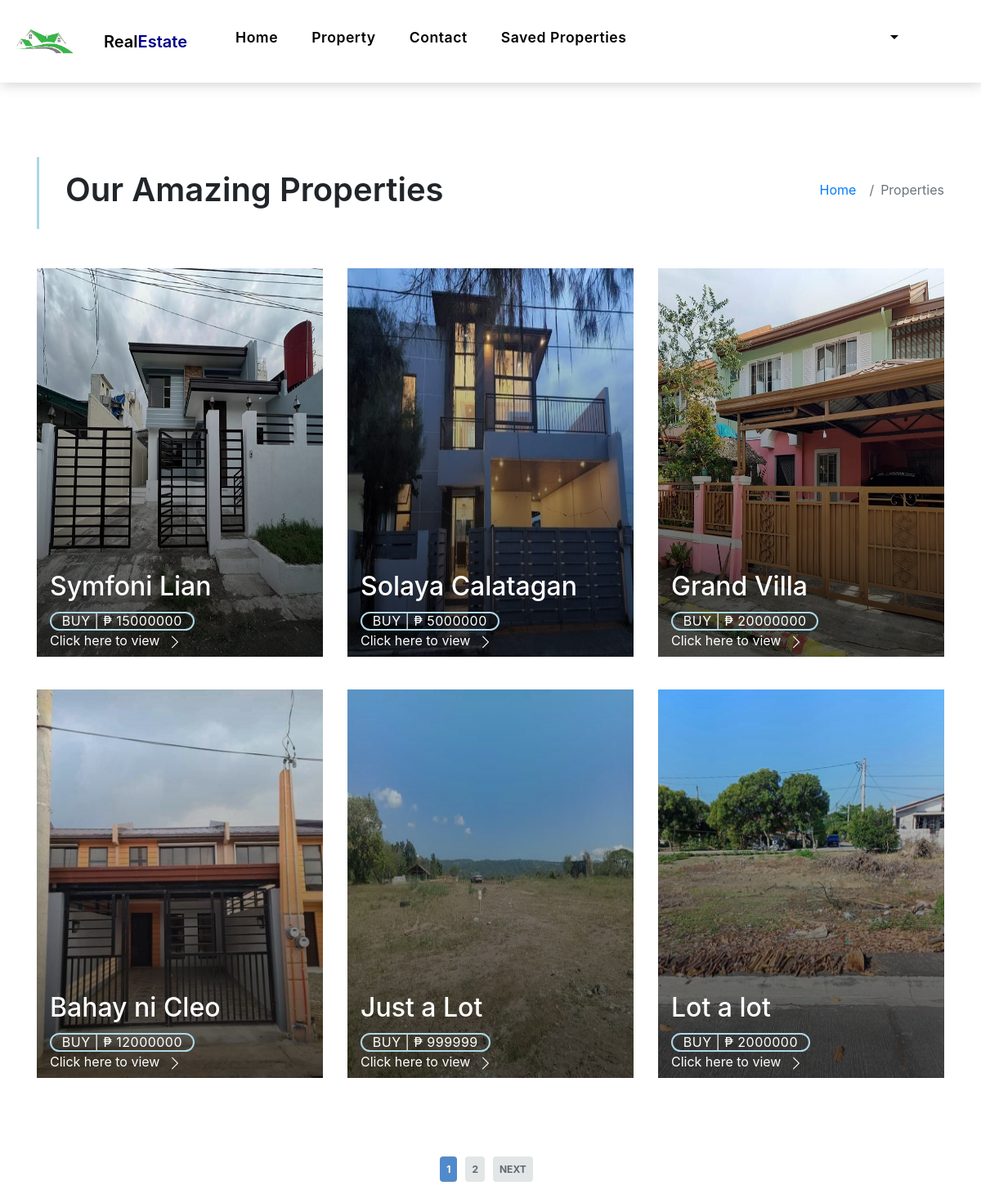
Page /Customer/property-grid.php (signed in) on the earlier database version.
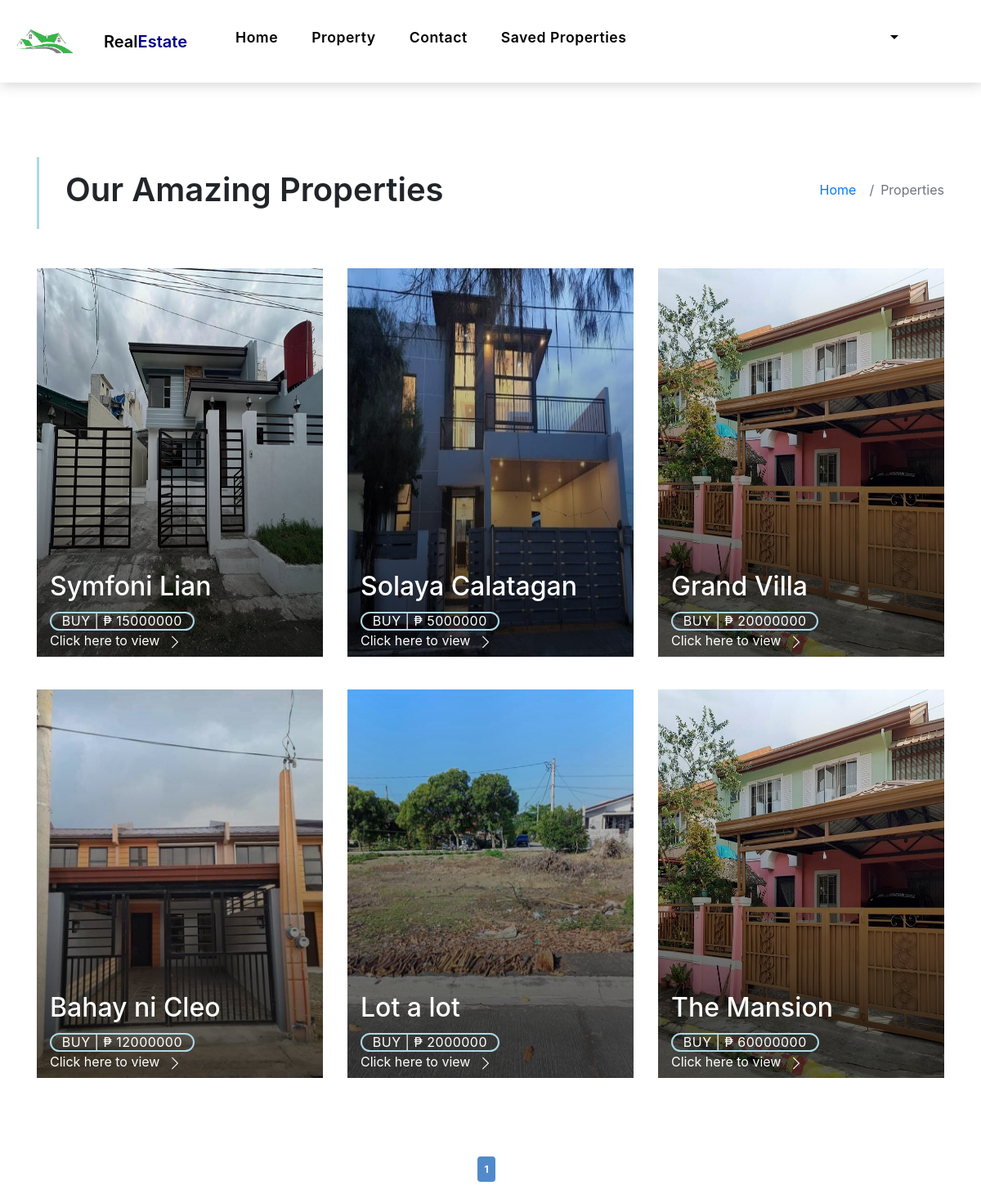
Same page on the later database version.
### tables this page shows
CREATE TABLE `seller_property` (
  `id` varchar(150) NOT NULL,
  `title` varchar(150) NOT NULL,
  `more_info` text NOT NULL,
  `price` float NOT NULL,
  `sqm` float NOT NULL,
  `type` varchar(50) NOT NULL,
  `approved` varchar(5) NOT NULL,
  `status` varchar(10) NOT NULL,
  `seller_id` int(11) NOT NULL,
  `latitude` varchar(150) NOT NULL,
  `longitude` varchar(150) NOT NULL,
  `location` varchar(150) NOT NULL,
  `bedroom` int(11) NOT NULL,
  `garages` int(11) NOT NULL,
  `cr` int(11) NOT NULL,
  `image` text NOT NULL,
  `date` date NOT NULL,
  `floor_sqm` float NOT NULL
);

### Customer/property-grid.php (the view, shortened to what this page needs)
<?php include 'header.php';
global $con;
$total_pages = $con->query("SELECT * FROM `seller_property` WHERE approved = 'Yes' AND status = 'For Sale'")->num_rows;
$page = isset($_GET['page']) && is_numeric($_GET['page']) ? $_GET['page'] : 1;
$num_results_on_page = 6;
if ($stmt = $con->prepare("SELECT * FROM seller_property WHERE approved = 'Yes' AND status = 'For Sale' ORDER BY id LIMIT ?,?")) {
    $calc_page = ($page - 1) * $num_results_on_page;
    $stmt->bind_param('ii', $calc_page, $num_results_on_page);
    $stmt->execute();
    $result = $stmt->get_result();
?>
<body>
    <main id="main">
        <section class="intro-single">
            <div class="container">
                <div class="row">
                    <div class="col-md-12 col-lg-8">
                        <div class="title-single-box">
                            <h1 class="title-single">Our Amazing Properties</h1>
                        </div>
                    </div>
                    <div class="col-md-12 col-lg-4">
                        <nav aria-label="breadcrumb" class="breadcrumb-box d-flex justify-content-lg-end">
                            <ol class="breadcrumb">
                                <li class="breadcrumb-item">
                                    <a href="index.php">Home</a>
                                </li>
                                <li class="breadcrumb-item active" aria-curbuy="page">
                                    Properties
                                </li>
                            </ol>
                        </nav>
                    </div>
                </div>
            </div>
        </section>
        <section class="property-grid grid">
            <div class="container">
                <div class="row">
                    <?php while ($row = $result->fetch_assoc()): ?>
                    <div class="col-md-4">
                        <div class="card-box-a card-shadow">
                            <div class="img-box-a">
                                <?php echo '<img src="../uploads/'.$row["image"].'" alt="" class="img-a img-fluid">'; ?>
                            </div>
                            <div class="card-overlay">
                                <div class="card-overlay-a-content">
                                    <div class="card-header-a">
                                        <h2 class="card-title-a">
                                            <a href="#"> <?php echo $row['title']; ?></a>
                                        </h2>
                                    </div>
                                    <div class="card-body-a">
                                        <div class="price-box d-flex">
                                            <span class="price-a">buy | ₱ <?php echo $row['price']; ?></span>
                                        </div>
                                        <a href="property-single.php" class="link-a">Click here to view
                                            <span class="bi bi-chevron-right"></span>
                                        </a>
                                    </div>
                                </div>
                            </div>
                        </div>
                    </div>
                    <?php endwhile; ?>
                </div>
            </div>
        </section>
        <br><br>
        <div class="pagination-container">
            <?php if (ceil($total_pages / $num_results_on_page) > 0): ?>
            <ul class="pagination">
                <li class="currentpage"><a href="property-grid.php?page=<?php echo $page ?>"><?php echo $page ?></a>
                </li>
                <?php if ($page+1 < ceil($total_pages / $num_results_on_page)+1): ?><li class="page"><a
                        href="property-grid.php?page=<?php echo $page+1 ?>"><?php echo $page+1 ?></a></li>
                <?php endif; ?>
                <?php if ($page < ceil($total_pages / $num_results_on_page)): ?>
                <li class="next"><a href="property-grid.php?page=<?php echo $page+1 ?>">Next</a></li>
                <?php endif; ?>
            </ul>
            <?php endif; ?>
        </div>
    </main>
    <?php include 'footer.php'; ?>
</body>
</html>
<?php
}
?>

### Customer/header.php (shortened to what this page needs)
<!DOCTYPE html>
<html lang="en">
<head>
    <link href="assets/vendor/animate.css/animate.min.css" rel="stylesheet">
    <link href="assets/vendor/bootstrap/css/bootstrap.min.css" rel="stylesheet">
    <link href="assets/vendor/bootstrap-icons/bootstrap-icons.css" rel="stylesheet">
    <link href="assets/vendor/swiper/swiper-bundle.min.css" rel="stylesheet">
    <link href="assets/css/style.css" rel="stylesheet">
    <link rel="stylesheet" href="https://cdn.jsdelivr.net/npm/bootstrap@4.0.0/dist/css/bootstrap.min.css"
>
</head>
<nav class="navbar navbar-default navbar-trans navbar-expand-lg fixed-top">
    <a class="navbar-brand" href="#"><img src="assets/img/logo.png" alt="Logo" width="75" height="75"></a>
    <a style="padding: 20px" class="navbar-brand text-brand" href="main.php">Real<span class="color-b">Estate</span></a>
    <div class="collapse navbar-collapse" id="navbarSupportedContent">
        <ul class="navbar-nav mr-auto">
            <li class="nav-item">
                <a class="nav-link" href="main.php"><i class="fa fa-home fa-lg"></i> Home</a>
            </li>
            <li class="nav-item">
                <a class="nav-link " href="property-grid.php"> Property</a>
            </li>
            <li class="nav-item">
                <a class="nav-link " href="contact.php"> Contact</a>
            </li>
            <li class="nav-item">
                <a class="nav-link " href="list.php"> <i class="fa fa-list-alt fa-lg"></i> Saved Properties</a>
            </li>
        </ul>
        <ul class="navbar-nav mr-auto" style="margin-left: 200px;">
            <li class="nav-item dropdown pe-3">
                <a class="nav-link nav-profile d-flex align-items-center pe-0 " href="#" data-bs-toggle="dropdown">
                    <span class="d-none d-md-block dropdown-toggle ps-2">
                    </span>
                </a>
            </li>
        </ul>
    </div>
</nav>

### Customer/footer.php (shortened to what this page needs)
</body>

### Customer/property-grid.php (style rules this page uses)
.pagination-container { width: 100%; text-align: center; }
.pagination { list-style-type: none; padding: 10px 0; display: inline-flex; justify-content: space-between; box-sizing: border-box; }
.pagination li { box-sizing: border-box; padding-right: 10px; }
.pagination li a { box-sizing: border-box; background-color: #e2e6e6; padding: 8px; text-decoration: none; font-size: 12px; font-weight: bold; color: #616872; border-radius: 4px; }
.pagination .currentpage a { background-color: #518acb; color: #fff; }
.pagination .next a, .pagination .prev a { text-transform: uppercase; font-size: 12px; }

Differences in the rows shown:
removed seller_property: image (picture), title "Just a Lot", price "999999"
now on this page (row unchanged): seller_property: image (picture), title "The Mansion", price "60000000"
Other differences:
$page+1: "2" → (not shown)
text no longer shown: "NEXT"
